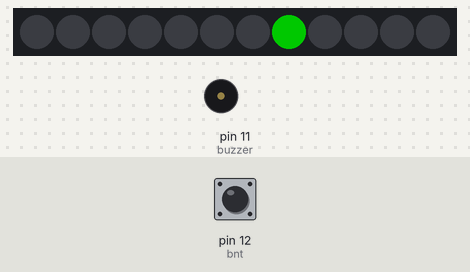
Bench run of a program on a simulated Arduino Uno, built with avr-gcc and run on an emulated ATmega328P. Parts: 12 RGB LEDs in strip order, left to right, buzzer (waves = sounding). Inputs (shaded band) come from the test bench; at power-on: pin 12 (bnt) HIGH. Dim RGB values are drawn brighter than linear; random numbers use the default seed unless the program sets one.

Above: at 1.78 s.
1.8 s: pin 12 (bnt) pulled LOW for 3.2 s
At 4.4 s:
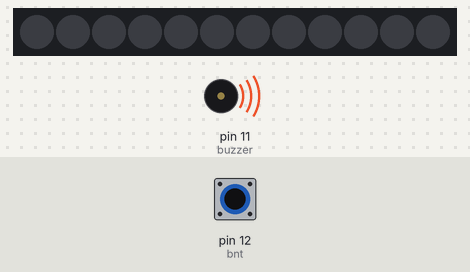
8.0 s: pin 12 (bnt) pulled LOW for 0.15 s
At 8.6 s:
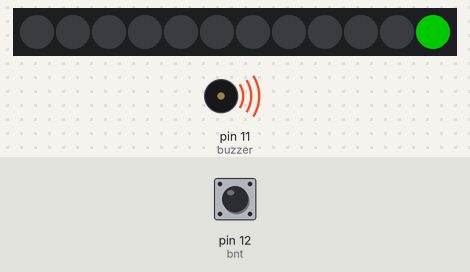
11.1 s: pin 12 (bnt) pulled LOW for 1 s
At 13.75 s:
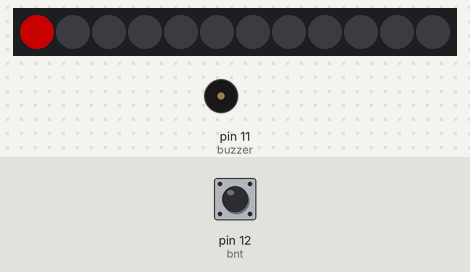
Timing chart, 0 to 15.2 s (numbered marks = the images above; inputs shaded):
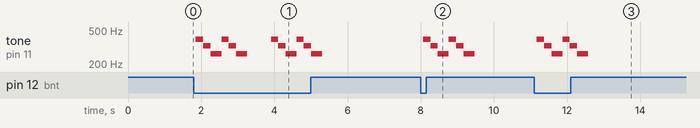

Measured:
- after the input at 1.8 s, tone on pin 11 (buzzer): plays 392 Hz for 0.20 s, 329 Hz for 0.20 s, 262 Hz for 0.30 s, 392 Hz for 0.20 s, 329 Hz for 0.20 s, 262 Hz for 0.30 s … (12 notes in this stretch), starting after 0.06 s
- after the input at 8.0 s, tone on pin 11 (buzzer): plays 392 Hz for 0.20 s, 329 Hz for 0.20 s, 262 Hz for 0.30 s, 392 Hz for 0.20 s, 329 Hz for 0.20 s, 262 Hz for 0.30 s, starting after 0.07 s
- after the input at 11.1 s, tone on pin 11 (buzzer): plays 392 Hz for 0.20 s, 329 Hz for 0.20 s, 262 Hz for 0.30 s, 392 Hz for 0.20 s, 329 Hz for 0.20 s, 262 Hz for 0.30 s, starting after 0.08 s

The program:

main.cpp
```cpp
// Blibliotevas nescessárias
#include <Arduino.h>
#include <Adafruit_NeoPixel.h>
// Definir as variavéis nescessárias
#define buzzer 11
#define bnt 12
int leds = 12;
unsigned int level=0;
int led =0;
// Objeto
Adafruit_NeoPixel fita(leds, 13);
// Prototipação das funções
void vitoria();
void derrota();
void mlevel();

void setup() {
  fita.begin();
  fita.setBrightness(100);
  fita.show();
  pinMode(buzzer, OUTPUT);
  pinMode(bnt, INPUT_PULLUP);
  mlevel();
  randomSeed(analogRead(0)); //fonte para a função random poder funcionar com números pseudos aleatórios
  led = random(0, 12);
}

void loop() {
  for (int i = 0; i < leds; i++) { // roleta dos leds
    delay(150);
    fita.clear();
    fita.setPixelColor(i, fita.Color(0, 255, 0));
    bool in = !digitalRead(bnt);
    if(in && (i == led+1)){ //gatilho do level up
      vitoria();
      level++;
      mlevel();
    }else if(in && (i != led+1)){ // gatilho do level down
      derrota();
      --level;
      if(level > 12){
        level =0;
      }
      mlevel();
      led = random(0, 12);
    }
    if(i == (led)){ // por algum motivo fica 1 led depois no núemro correto
      fita.setPixelColor(i, fita.Color(255, 0, 0)); // indica o led a ser apertado
    }
    fita.show();
  }
}
void vitoria() {
  tone(buzzer, 262, 200); // Nota C4 por 200ms (uma oitava abaixo de C5)
  delay(200);
  tone(buzzer, 329, 200); // Nota E4 por 200ms
  delay(200);
  tone(buzzer, 392, 300); // Nota G4 por 300ms
  delay(300);
  tone(buzzer, 262, 200); // Nota C4 por 200ms
  delay(200);
  tone(buzzer, 329, 200); // Nota E4 por 200ms
  delay(200);
  tone(buzzer, 392, 300); // Nota G4 por 300ms
  delay(300);
}

void derrota() {
  tone(buzzer, 392, 200); // Nota G4 por 200ms
  delay(200);
  tone(buzzer, 329, 200); // Nota E4 por 200ms
  delay(200);
  tone(buzzer, 262, 300); // Nota C4 por 300ms
  delay(300);
  tone(buzzer, 392, 200); // Nota G4 por 200ms
  delay(200);
  tone(buzzer, 329, 200); // Nota E4 por 200ms
  delay(200);
  tone(buzzer, 262, 300); // Nota C4 por 300ms
  delay(300);
}

void mlevel(){
  fita.clear();
  for(int i=0; i < level; i++){ // exibe a dificuldade atual
    fita.setPixelColor(i, fita.Color(0, 0, 255));
  }
  if(level == leds){
    fita.clear();
    fita.rainbow();
    level = 0;
    fita.show();
    delay(3000);
    return;
  }
  fita.show();
  delay(500);
}
```
